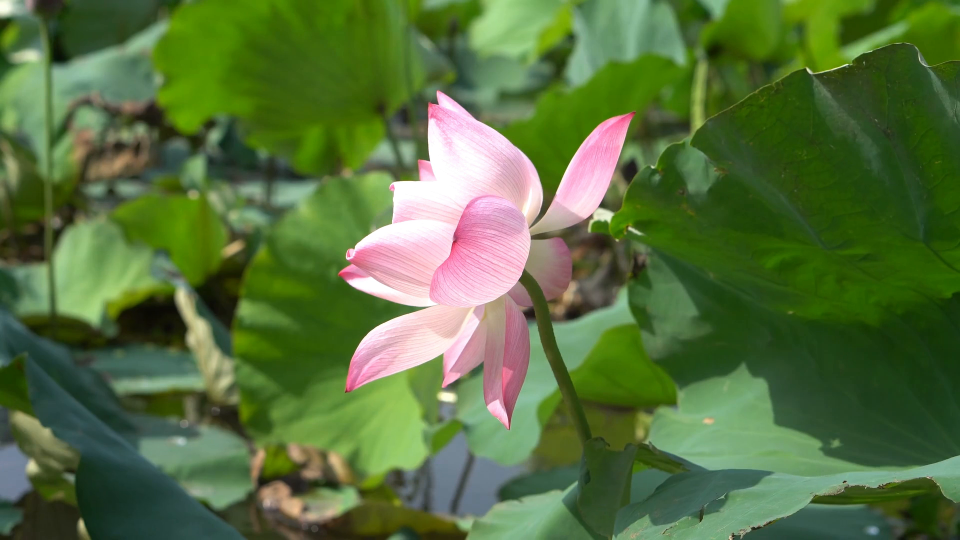
#> input picture frame 13 of stimuli/control_0.mp4, 1920 x 1080 px (shown at 1/2 size)
$ python per_frame_basic_visual_metrics.py
#> lines starting #> are read from the running program, lines starting #| are printed output that depends on the picture
import cv2
import numpy as np
import os, sys
import csv

this_dir = os.path.dirname(os.path.abspath(__file__))
project_root = os.path.abspath(os.path.join(this_dir, os.pardir))
stimuli_dir = os.path.join(project_root, 'stimuli')

# Prepare output CSV file to save metrics for all videos
output_file = os.path.join(this_dir, "all_videos_basic_visual_metrics.csv")
with open(output_file, 'w', newline='') as f_out:
    writer = csv.writer(f_out)
    # Write header
    writer.writerow(["Video", "Frame rate (fps)", "Mean luminance", "Mean RMS contrast", "Mean flow magnitude"])

    # Loop over all video files in the stimuli directory
    for filename in os.listdir(stimuli_dir):
        if not filename.endswith('.mp4'):
            continue

        video_path = os.path.join(stimuli_dir, filename)
        print(f"Processing video: {video_path}")

        cap = cv2.VideoCapture(video_path)
        fps  = cap.get(cv2.CAP_PROP_FPS)

        prev_gray = None
        lums, contrasts, flows = [], [], []

        while True:
            ret, frame = cap.read()
#> frame is the input picture: shape (1080, 1920, 3); mean B, G, R 62, 111.9, 86.8
            if not ret: break

            # 1) Luminance
            gray = cv2.cvtColor(frame, cv2.COLOR_BGR2GRAY).astype(np.float32)
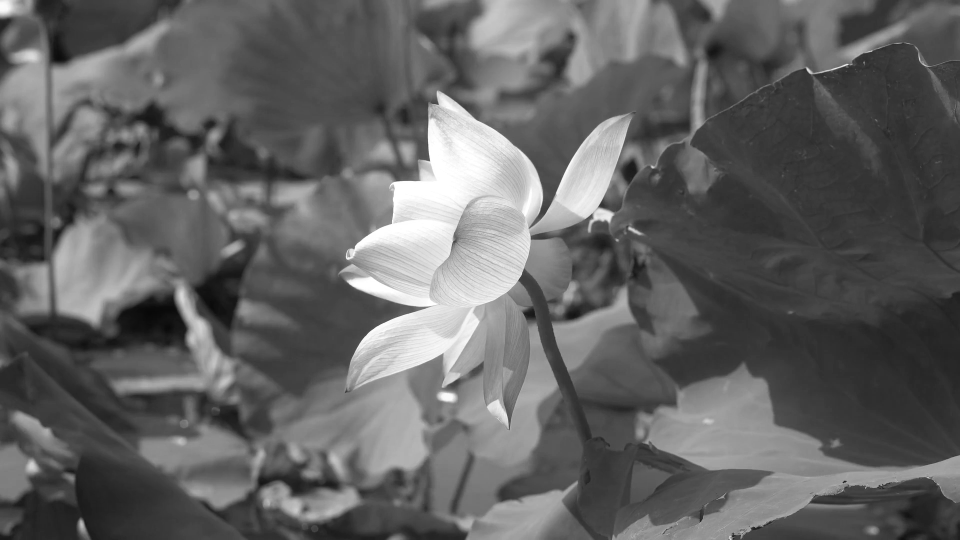
#> gray: shape (1080, 1920) float32 (shown at 1/2 size); min 8, max 255, mean 98.7
            μ = gray.mean()
#> μ = 98.71
            lums.append(μ)

            # 2) RMS contrast
            rms = np.sqrt(np.mean((gray - μ)**2))
#> rms = 49.35
            contrasts.append(rms)

            # 3) Optical flow (if we have a previous frame)
            if prev_gray is not None:
                flow = cv2.calcOpticalFlowFarneback(prev_gray, gray,
                            None, 0.5, 3, 15, 3, 5, 1.2, 0)
                mag = np.sqrt(flow[...,0]**2 + flow[...,1]**2)
                flows.append(mag.mean())

            prev_gray = gray

        cap.release()

        # Now lums, contrasts, flows are time series; fps is your frame rate
        print(f"Frame rate: {fps:.1f} fps")
        print(f"Mean luminance: {np.mean(lums):.2f}")
        print(f"Mean RMS contrast: {np.mean(contrasts):.2f}")
        print(f"Mean flow magnitude: {np.mean(flows):.2f}")

        # Write results for this video to the CSV file
        writer.writerow([
            filename,
            f"{fps:.1f}",
            f"{np.mean(lums):.2f}",
            f"{np.mean(contrasts):.2f}",
            f"{np.mean(flows):.2f}"
        ])
        print(f"Metrics for {filename} saved to {output_file}")
